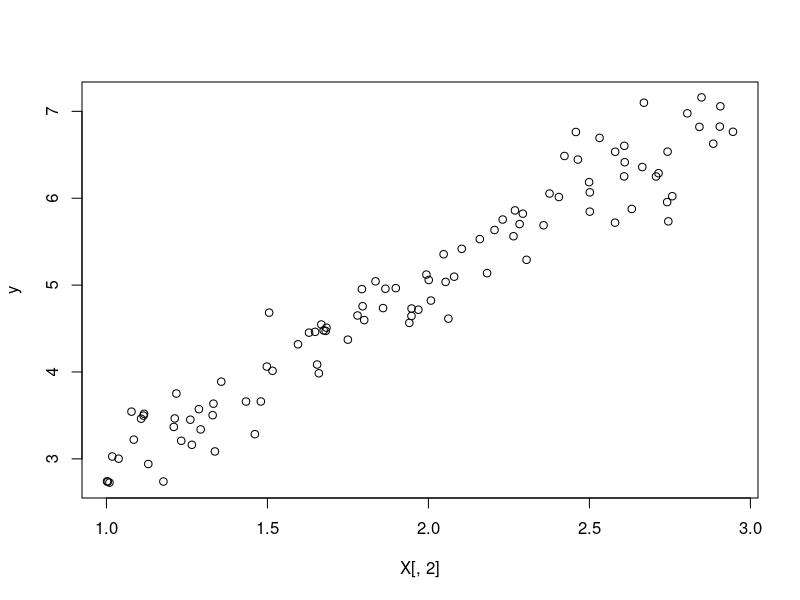
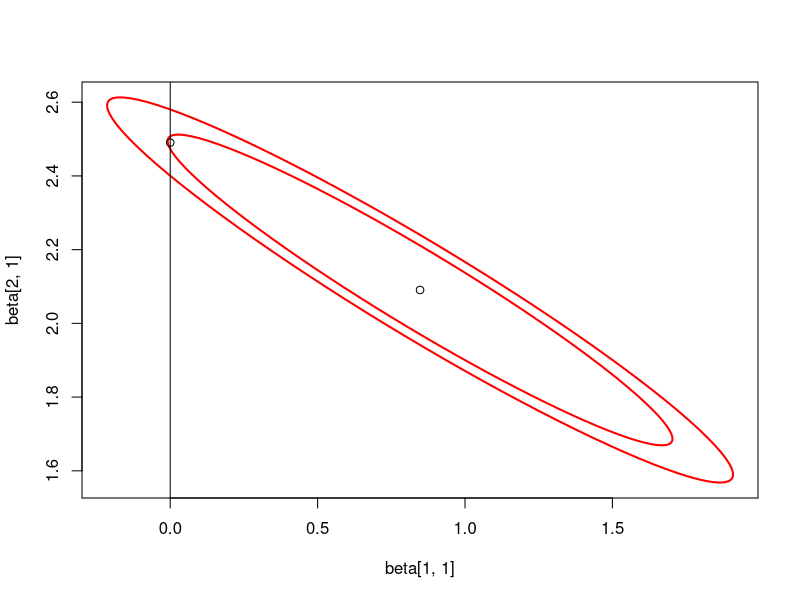

Write the R code that produced these figures, in order.
rm(list=ls())
library(ellipse)

n <- 100
X <- cbind(rep(1,n),runif(n,min=1,max=3))
beta <- matrix(c(1,2),ncol=1)
e.sd <- 0.3
y <- X%*%beta + rnorm(n,sd=e.sd)
plot(X[,2],y)
lm.fit <- lm(y~X-1)


A <- t(X)%*%X
C <- -2*t(X)%*%y
beta <- (-1/2)*solve(A,C)
sds <- solve(A)


x <- ellipse(sds,centre=c(beta[1,1],beta[2,1]),level=.99)
ylim <- range(x[,2])
xlim <- range(x[,1])

plot(beta[1,1],beta[2,1],ylim=ylim,xlim=xlim)
points(ellipse(sds,centre=c(beta[1,1],beta[2,1]),level=.95),type='l',col="red",lwd=2)
points(ellipse(sds,centre=c(beta[1,1],beta[2,1]),level=.99),type='l',col="red",lwd=2)
abline(v=0)
abline(h=0)



d <- c(1,0)

sum(d*beta)

z <- solve(A,d)
xstar <- as.numeric(beta - z *(sum(d*beta)/sum(d*z)))
points(xstar[1],xstar[2])
